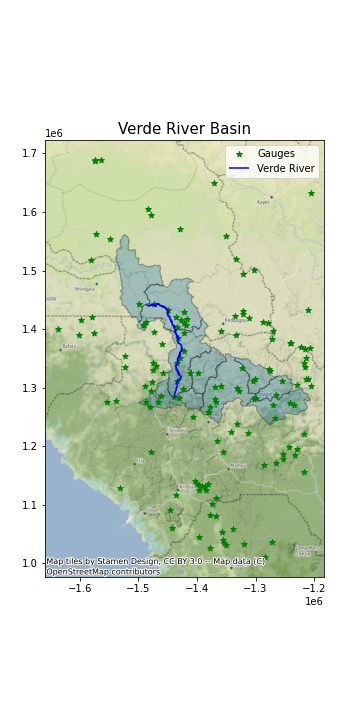

The script that saved this image:
# %%
# %%
import matplotlib.pyplot as plt
import matplotlib as mpl
import pandas as pd
import numpy as np
import geopandas as gpd
import fiona
from shapely.geometry import Point
import contextily as ctx


# %%
# Upload the datasets used in the map

# Dataset 1: Gages in Shapefile
# Download at: https://water.usgs.gov/GIS/metadata/usgswrd/XML/gagesII_Sept2011.xml#stdorder

file_name = '02_Mapping/Definitive/gages/gagesII_9322_sept30_2011.shp'
file_boundaries = os.path.join('../../../../', file_name)
gages = gpd.read_file(file_boundaries)

# %%
# Dateset 2: Rivers and Streams at US
# Download at: https://hub.arcgis.com/datasets/esri::usa-rivers-and-streams
file_rivers_name = '02_Mapping/Definitive/USA_Rivers/riversshape.shp'
file_rivers = os.path.join('../../../../', file_rivers_name)
rivers = gpd.read_file(file_rivers)

# %%
# Dataset 3: Basin boundaries in the US
# Download at: https://viewer.nationalmap.gov/basic/?basemap=b1&category=nhd&title=NHD%20View
file_boundaries_name = '02_Mapping/Definitive/basin/basin.shp'
file_boundaries = os.path.join('../../../..', file_boundaries_name)
boundaries = gpd.read_file(file_boundaries)
# %%
# Information Preparation
# Extract the gauges from Arizona
gages_AZ = gages[gages['STATE'] == 'AZ']
AZ_rivers = rivers.loc[rivers['Name'] == 'Verde River']

# Validate the reference system
print('Gauges:', gages.crs)
print('Basins:', boundaries.crs)
print('Rivers:', rivers.crs)

# The reference system is different for each dataset. They will be projected.

basins_project = boundaries.to_crs(gages_AZ.crs)
rivers_project = AZ_rivers.to_crs(gages_AZ.crs)

# %%
# Plotting the map

# Zoom  in and just look at AZ
gages.columns
gages.STATE.unique()
gages_AZ = gages[gages['STATE'] == 'AZ']
gages_AZ.shape

# Plotting
fig, ax = plt.subplots(figsize=(5, 10))

ax.set_title('Verde River Basin', fontsize=15)

basins_project.plot(ax=ax, label='Basins',
                    edgecolor='black', alpha=0.3, legend=True)
gages_AZ.plot(ax=ax, label='Gauges', marker='*', color='green')
rivers_project.plot(ax=ax, label='Verde River', color='blue')
ax.legend()
ctx.add_basemap(ax)

plt.show()
fig.savefig('Salcedo_map.png')


# %%
